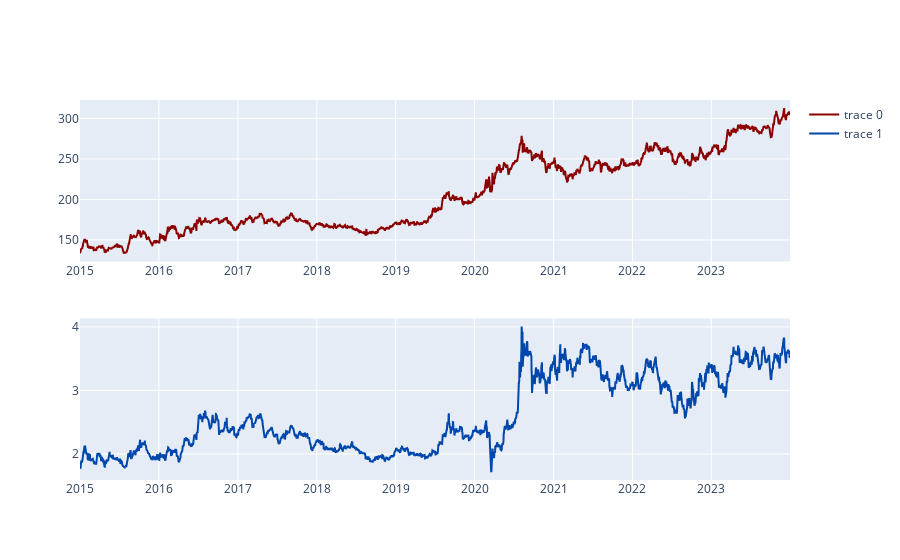

Write notebook code for a chart like this one.
### Code cell
fig = make_subplots(rows=2, cols=1)

fig.add_trace( go.Scatter(x=metals["date"], y=metals["gold_gram_myr"],
                          marker=dict(color="#8B0000")),
              row=1, col=1)
fig.add_trace( go.Scatter(x=metals["date"], y=metals["silver_gram_myr"],
                          marker=dict(color="#0047AB")),
              row=2, col=1)

fig.show()

### Figure 1 — Plotly figure (JSON) as saved in the notebook; plotly's stock layout.template omitted (floating-point values rounded to 4 significant figures; data arrays with more than 128 entries replaced by an {"elided": "..."} marker saying what was removed)
{"data": [{"marker": {"color": "#8B0000"}, "type": "scatter", "x": {"elided": "3287 str values"}, "xaxis": "x", "y": {"elided": "3287 float values"}, "yaxis": "y"}, {"marker": {"color": "#0047AB"}, "type": "scatter", "x": {"elided": "3287 str values"}, "xaxis": "x2", "y": {"elided": "3287 float values"}, "yaxis": "y2"}], "layout": {"xaxis": {"anchor": "y", "domain": [0, 1]}, "xaxis2": {"anchor": "y2", "domain": [0, 1]}, "yaxis": {"anchor": "x", "domain": [0.575, 1]}, "yaxis2": {"anchor": "x2", "domain": [0, 0.425]}}}
